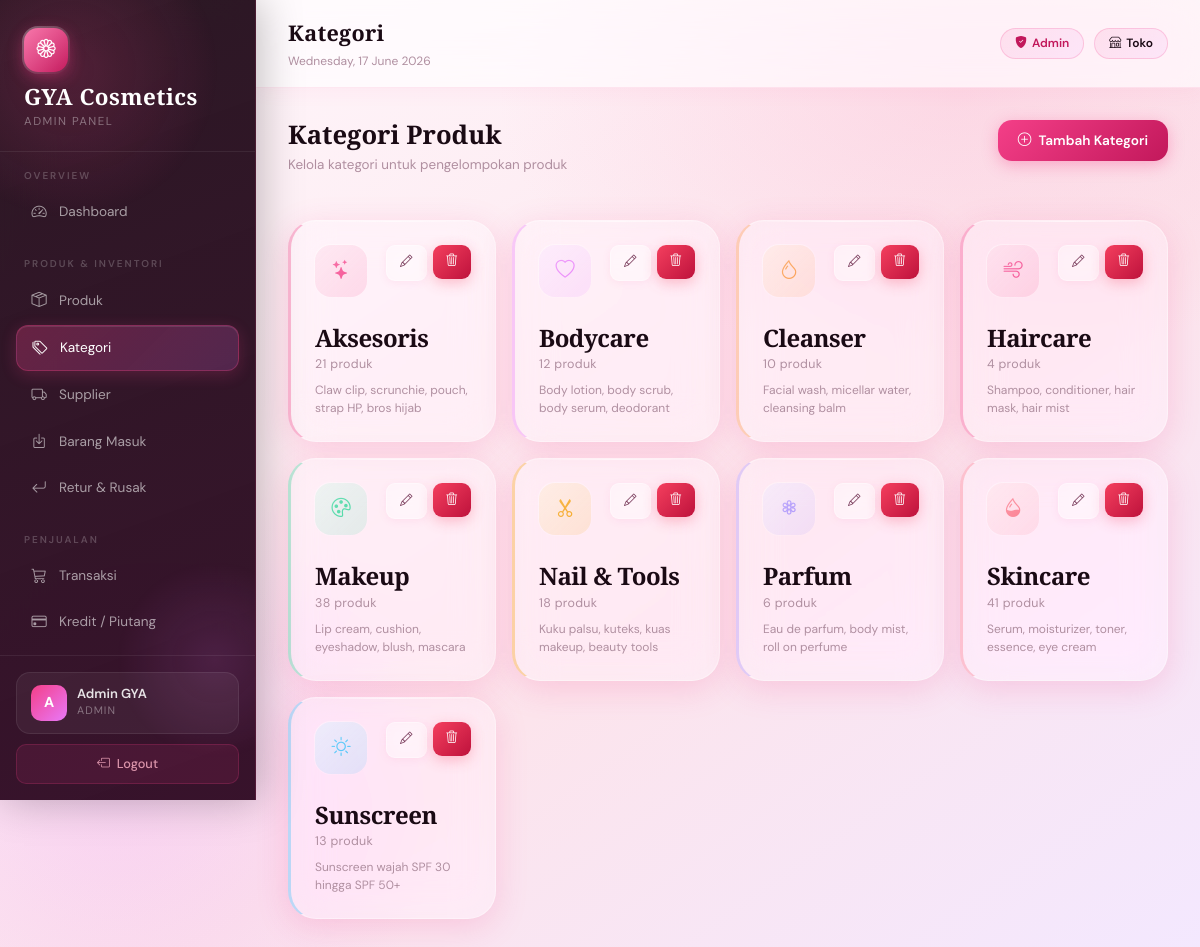
The page /gya-cosmetics/admin/kategori.php (signed in) on the database its author committed.
### tables this page shows
CREATE TABLE kategori (
  `id` int(11) NOT NULL AUTO_INCREMENT,
  `nama_kategori` varchar(100) NOT NULL,
  `deskripsi` text DEFAULT NULL,
  `created_at` timestamp NOT NULL DEFAULT current_timestamp(),
  `updated_at` timestamp NOT NULL DEFAULT current_timestamp() ON UPDATE current_timestamp(),
  PRIMARY KEY (`id`)
);

### gya-cosmetics/admin/kategori.php (the view, shortened to what this page needs)
<?php
require_once '../config/config.php';
$rows = $conn->query("SELECT k.*,(SELECT COUNT(*) FROM produk p WHERE p.kategori_id=k.id) as jml_produk FROM kategori k ORDER BY k.nama_kategori");
require_once '../views/admin_header.php';
?>
<div style="display:flex;justify-content:space-between;align-items:flex-start;margin-bottom:28px;flex-wrap:wrap;gap:14px;">
  <div>
    <h2 style="font-family:'Cormorant Garamond',serif;font-size:1.6rem;font-weight:600;color:#1a0a14;margin-bottom:4px;">Kategori Produk</h2>
    <p style="font-size:.84rem;color:#b08fa0;">Kelola kategori untuk pengelompokan produk</p>
  </div>
  <button onclick="openModal('mTambah')" class="btn-gya btn-primary-gya">
    <i class="bi bi-plus-circle"></i> Tambah Kategori
  </button>
</div>
<div class="row g-3 mb-4">
  <?php
  $icons = ['Skincare'=>'bi-droplet-half','Makeup'=>'bi-palette','Sunscreen'=>'bi-brightness-high','Bodycare'=>'bi-heart','Haircare'=>'bi-wind','Nail & Tools'=>'bi-scissors','Aksesoris'=>'bi-stars','Parfum'=>'bi-flower3','Cleanser'=>'bi-droplet'];
  $colors = ['#f43f88','#e879f9','#fb923c','#f43f88','#34d399','#f59e0b','#a78bfa','#fb7185','#38bdf8'];
  $ci = 0; $rows->data_seek(0);
  while($k=$rows->fetch_assoc()):
    $ic = $icons[$k['nama_kategori']] ?? 'bi-tag';
    $cl = $colors[$ci % count($colors)]; $ci++;
  ?>
  <div class="col-xl-3 col-md-4 col-sm-6">
    <div class="stat-card" style="border-left:3px solid <?=$cl?>55;">
      <div style="display:flex;justify-content:space-between;align-items:flex-start;">
        <div class="stat-icon-wrap" style="background:<?=$cl?>22;">
          <i class="bi <?=$ic?>" style="color:<?=$cl?>;font-size:1.2rem;"></i>
        </div>
        <div style="display:flex;gap:6px;">
          <button class="btn-gya btn-glass-gya btn-sm-gya" onclick='editKat(<?=json_encode($k)?>,`<?=$cl?>`)'>
            <i class="bi bi-pencil"></i>
          </button>
          <form method="POST" style="display:inline;" onsubmit="return confirmDelete('Hapus kategori <?=htmlspecialchars(addslashes($k['nama_kategori']))?> ?')">
            <button type="submit" class="btn-gya btn-danger-gya btn-sm-gya"><i class="bi bi-trash3"></i></button>
          </form>
        </div>
      </div>
      <div class="stat-value" style="font-size:1.5rem;margin-top:12px;"><?=htmlspecialchars($k['nama_kategori'])?></div>
      <div class="stat-label"><?=$k['jml_produk']?> produk</div>
      <?php if($k['deskripsi']):?>
      <div style="font-size:.75rem;color:#b08fa0;margin-top:6px;line-height:1.5;"><?=htmlspecialchars($k['deskripsi'])?></div>
      <?php endif;?>
    </div>
  </div>
  <?php endwhile;?>
</div>
<?php require_once '../views/admin_footer.php'; ?>

### gya-cosmetics/assets/css/style.css (style rules this page uses)
:root { --rose: #f43f88; --rose-deep: #c2185b; --rose-pale: #fce4ec; --blush: #fbb6ce; --lilac: #e879f9; --peach: #fb923c; --cream: #fff8f5; --white: #ffffff; --glass-white: rgba(255,255,255,0.18); --glass-white-mid: rgba(255,255,255,0.30); --glass-white-high: rgba(255,255,255,0.55); --glass-border: rgba(255,255,255,0.35); --glass-shadow: 0 8px 32px rgba(244, 63, 136, 0.18); --glass-shadow-lg: 0 24px 64px rgba(244, 63, 136, 0.22); --glass-dark: rgba(30, 5, 20, 0.55); --glass-dark-hover: rgba(244, 63, 136, 0.22); --font-display: 'Cormorant Garamond', Georgia, serif; --font-body: 'DM Sans', sans-serif; --text-primary: #1a0a14; --text-secondary: #7c3f5e; --text-muted: #b08fa0; --radius-sm: 8px; --radius-md: 14px; --radius-lg: 20px; --radius-xl: 28px; --radius-pill:50px; }
*, *::before, *::after { box-sizing: border-box; margin: 0; padding: 0; }
html { scroll-behavior: smooth; }
body { font-family: var(--font-body); font-weight: 400; color: var(--text-primary); line-height: 1.6; -webkit-font-smoothing: antialiased; }
.stat-card { background: var(--glass-white-mid); backdrop-filter: blur(20px) saturate(180%); -webkit-backdrop-filter: blur(20px) saturate(180%); border: 1px solid var(--glass-border); border-radius: var(--radius-xl); padding: 24px; box-shadow: var(--glass-shadow); transition: transform 0.28s cubic-bezier(0.4,0,0.2,1), box-shadow 0.28s; cursor: default; position: relative; overflow: hidden; }
.stat-card::before { content: ''; position: absolute; top: 0; left: 0; right: 0; height: 1px; background: linear-gradient(90deg, transparent, rgba(255,255,255,0.6), transparent); }
.stat-icon-wrap { width: 52px; height: 52px; border-radius: 16px; display: flex; align-items: center; justify-content: center; font-size: 1.35rem; margin-bottom: 16px; position: relative; }
.stat-icon-wrap::after { content: ''; position: absolute; inset: -1px; border-radius: 17px; background: linear-gradient(135deg, rgba(255,255,255,0.4), transparent); pointer-events: none; }
.stat-value { font-family: var(--font-display); font-size: 1.8rem; font-weight: 600; color: var(--text-primary); line-height: 1.1; letter-spacing: -0.5px; }
.stat-label { font-size: 0.78rem; color: var(--text-muted); font-weight: 400; margin-top: 4px; letter-spacing: 0.3px; }
.btn-gya { display: inline-flex; align-items: center; gap: 7px; padding: 10px 20px; border-radius: var(--radius-md); font-family: var(--font-body); font-size: 0.85rem; font-weight: 600; cursor: pointer; transition: all 0.22s cubic-bezier(0.4,0,0.2,1); border: none; text-decoration: none; position: relative; overflow: hidden; }
.btn-gya::after { content: ''; position: absolute; inset: 0; background: rgba(255,255,255,0); transition: background 0.2s; }
.btn-primary-gya { background: linear-gradient(135deg, var(--rose) 0%, var(--rose-deep) 100%); color: white; box-shadow: 0 4px 16px rgba(244,63,136,0.35); }
.btn-glass-gya { background: var(--glass-white-mid); backdrop-filter: blur(12px); border: 1px solid var(--glass-border); color: var(--text-secondary); box-shadow: 0 2px 8px rgba(244,63,136,0.08); }
.btn-danger-gya { background: linear-gradient(135deg, #f43f5e, #be123c); color: white; box-shadow: 0 4px 14px rgba(244,63,94,0.3); }
.btn-sm-gya { padding: 7px 13px; font-size: 0.78rem; border-radius: 9px; }

### gya-cosmetics/views/admin_header.php (style rules this page uses)
body { background: radial-gradient(ellipse 70% 50% at 80% 10%, rgba(251,182,206,.35) 0%,transparent 55%), radial-gradient(ellipse 50% 60% at 10% 80%, rgba(232,121,249,.20) 0%,transparent 55%), linear-gradient(145deg,#fff8fc 0%,#fce4ec 60%,#f3e8ff 100%); min-height:100vh; }

### rows shown on the page
kategori: nama_kategori "Aksesoris", jml_produk "21", deskripsi "Claw clip, scrunchie, pouch, strap HP, bros hijab"
kategori: nama_kategori "Bodycare", jml_produk "12", deskripsi "Body lotion, body scrub, body serum, deodorant"
kategori: nama_kategori "Cleanser", jml_produk "10", deskripsi "Facial wash, micellar water, cleansing balm"
kategori: nama_kategori "Haircare", jml_produk "4", deskripsi "Shampoo, conditioner, hair mask, hair mist"
kategori: nama_kategori "Makeup", jml_produk "38", deskripsi "Lip cream, cushion, eyeshadow, blush, mascara"
kategori: nama_kategori "Nail & Tools", jml_produk "18", deskripsi "Kuku palsu, kuteks, kuas makeup, beauty tools"
kategori: nama_kategori "Parfum", jml_produk "6", deskripsi "Eau de parfum, body mist, roll on perfume"
kategori: nama_kategori "Skincare", jml_produk "41", deskripsi "Serum, moisturizer, toner, essence, eye cream"
kategori: nama_kategori "Sunscreen", jml_produk "13", deskripsi "Sunscreen wajah SPF 30 hingga SPF 50+"

### other values the page prints
substr($_SESSION['nama']??'A',0,1) "A"
$_SESSION['nama'] "Admin GYA"
$page_title "Kategori"
